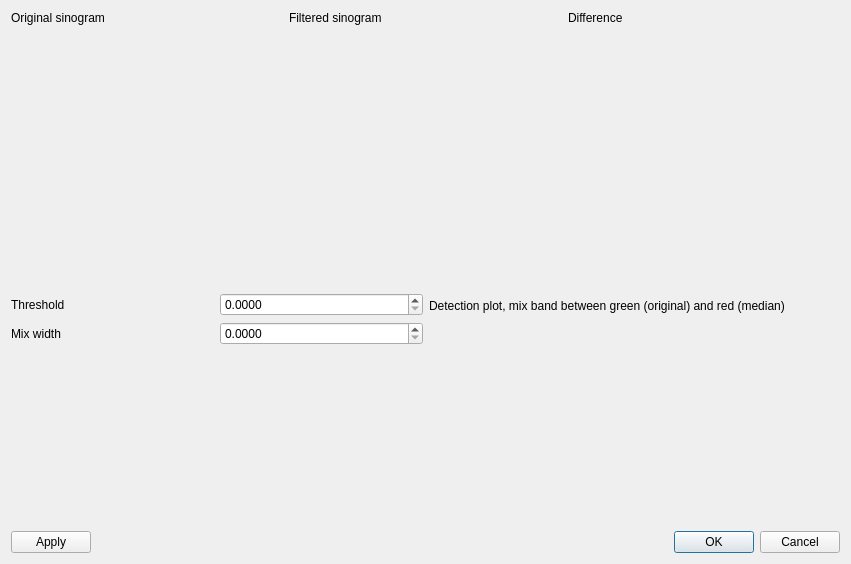
<?xml version="1.0" encoding="UTF-8"?>
<ui version="4.0">
 <class>MedianMixRingClean</class>
 <widget class="QDialog" name="MedianMixRingClean">
  <property name="geometry">
   <rect>
    <x>0</x>
    <y>0</y>
    <width>851</width>
    <height>564</height>
   </rect>
  </property>
  <property name="windowTitle">
   <string>Dialog</string>
  </property>
  <layout class="QVBoxLayout" name="verticalLayout">
   <item>
    <layout class="QHBoxLayout" name="horizontalLayout">
     <item>
      <layout class="QVBoxLayout" name="verticalLayout_2">
       <item>
        <widget class="QLabel" name="label">
         <property name="sizePolicy">
          <sizepolicy hsizetype="Preferred" vsizetype="Maximum">
           <horstretch>0</horstretch>
           <verstretch>0</verstretch>
          </sizepolicy>
         </property>
         <property name="text">
          <string>Original sinogram</string>
         </property>
        </widget>
       </item>
       <item>
        <widget class="QtAddons::ImageViewerWidget" name="viewer_original" native="true">
         <property name="minimumSize">
          <size>
           <width>0</width>
           <height>256</height>
          </size>
         </property>
        </widget>
       </item>
      </layout>
     </item>
     <item>
      <layout class="QVBoxLayout" name="verticalLayout_3">
       <item>
        <widget class="QLabel" name="label_2">
         <property name="sizePolicy">
          <sizepolicy hsizetype="Preferred" vsizetype="Maximum">
           <horstretch>0</horstretch>
           <verstretch>0</verstretch>
          </sizepolicy>
         </property>
         <property name="text">
          <string>Filtered sinogram</string>
         </property>
        </widget>
       </item>
       <item>
        <widget class="QtAddons::ImageViewerWidget" name="viewer_result" native="true"/>
       </item>
      </layout>
     </item>
     <item>
      <layout class="QVBoxLayout" name="verticalLayout_4">
       <item>
        <widget class="QLabel" name="label_3">
         <property name="sizePolicy">
          <sizepolicy hsizetype="Preferred" vsizetype="Maximum">
           <horstretch>0</horstretch>
           <verstretch>0</verstretch>
          </sizepolicy>
         </property>
         <property name="text">
          <string>Difference</string>
         </property>
        </widget>
       </item>
       <item>
        <widget class="QtAddons::ImageViewerWidget" name="viewer_difference" native="true"/>
       </item>
      </layout>
     </item>
    </layout>
   </item>
   <item>
    <layout class="QHBoxLayout" name="horizontalLayout_3">
     <item>
      <layout class="QGridLayout" name="gridLayout">
       <item row="1" column="1">
        <widget class="QDoubleSpinBox" name="entry_sigma">
         <property name="decimals">
          <number>4</number>
         </property>
         <property name="maximum">
          <double>100.000000000000000</double>
         </property>
        </widget>
       </item>
       <item row="0" column="0">
        <widget class="QLabel" name="label_4">
         <property name="text">
          <string>Threshold</string>
         </property>
        </widget>
       </item>
       <item row="1" column="0">
        <widget class="QLabel" name="label_5">
         <property name="text">
          <string>Mix width</string>
         </property>
        </widget>
       </item>
       <item row="0" column="1">
        <widget class="QDoubleSpinBox" name="entry_lambda">
         <property name="decimals">
          <number>4</number>
         </property>
         <property name="maximum">
          <double>1000.000000000000000</double>
         </property>
        </widget>
       </item>
       <item row="2" column="0">
        <spacer name="verticalSpacer">
         <property name="orientation">
          <enum>Qt::Vertical</enum>
         </property>
         <property name="sizeHint" stdset="0">
          <size>
           <width>20</width>
           <height>40</height>
          </size>
         </property>
        </spacer>
       </item>
       <item row="2" column="1">
        <spacer name="verticalSpacer_2">
         <property name="orientation">
          <enum>Qt::Vertical</enum>
         </property>
         <property name="sizeHint" stdset="0">
          <size>
           <width>20</width>
           <height>40</height>
          </size>
         </property>
        </spacer>
       </item>
      </layout>
     </item>
     <item>
      <layout class="QVBoxLayout" name="verticalLayout_5">
       <item>
        <widget class="QLabel" name="label_6">
         <property name="text">
          <string>Detection plot, mix band between green (original) and red (median)</string>
         </property>
        </widget>
       </item>
       <item>
        <widget class="QtAddons::Plotter" name="plot_decision" native="true">
         <property name="minimumSize">
          <size>
           <width>0</width>
           <height>200</height>
          </size>
         </property>
        </widget>
       </item>
      </layout>
     </item>
    </layout>
   </item>
   <item>
    <layout class="QHBoxLayout" name="horizontalLayout_2">
     <item>
      <widget class="QPushButton" name="button_apply">
       <property name="text">
        <string>Apply</string>
       </property>
      </widget>
     </item>
     <item>
      <widget class="QDialogButtonBox" name="buttonBox">
       <property name="orientation">
        <enum>Qt::Horizontal</enum>
       </property>
       <property name="standardButtons">
        <set>QDialogButtonBox::Cancel|QDialogButtonBox::Ok</set>
       </property>
      </widget>
     </item>
    </layout>
   </item>
  </layout>
 </widget>
 <customwidgets>
  <customwidget>
   <class>QtAddons::ImageViewerWidget</class>
   <extends>QWidget</extends>
   <header location="global">imageviewerwidget.h</header>
   <container>1</container>
  </customwidget>
  <customwidget>
   <class>QtAddons::Plotter</class>
   <extends>QWidget</extends>
   <header location="global">plotter.h</header>
   <container>1</container>
  </customwidget>
 </customwidgets>
 <resources/>
 <connections>
  <connection>
   <sender>buttonBox</sender>
   <signal>accepted()</signal>
   <receiver>MedianMixRingClean</receiver>
   <slot>accept()</slot>
   <hints>
    <hint type="sourcelabel">
     <x>248</x>
     <y>254</y>
    </hint>
    <hint type="destinationlabel">
     <x>157</x>
     <y>274</y>
    </hint>
   </hints>
  </connection>
  <connection>
   <sender>buttonBox</sender>
   <signal>rejected()</signal>
   <receiver>MedianMixRingClean</receiver>
   <slot>reject()</slot>
   <hints>
    <hint type="sourcelabel">
     <x>316</x>
     <y>260</y>
    </hint>
    <hint type="destinationlabel">
     <x>286</x>
     <y>274</y>
    </hint>
   </hints>
  </connection>
 </connections>
</ui>
